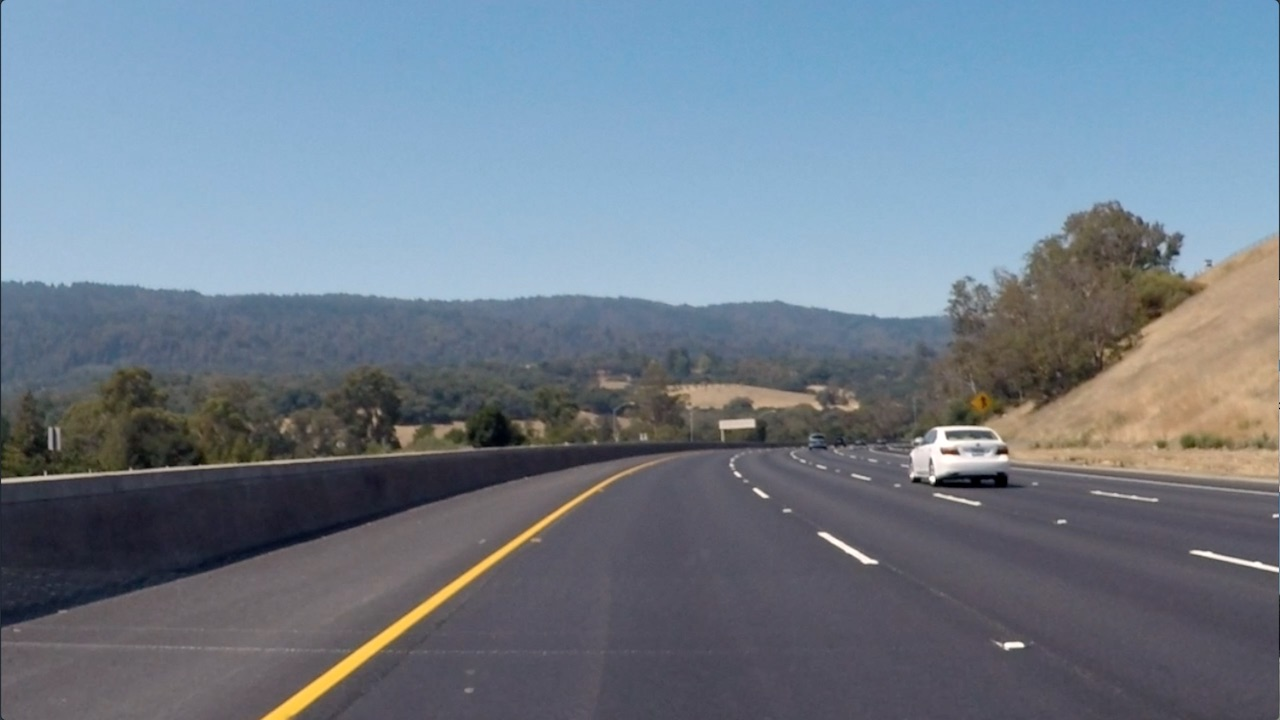
#> input picture W3/conv-visualization/data/curved_lane.jpg, 1280 x 720 px, found by its file name
$ jupyter execute 01_custom_filters.ipynb   (shell and % lines are left out)
#> lines starting #> are read from the running program, lines starting #| are printed output that depends on the picture
# Creating a Filter, Edge Detection

### Import resources and display image

[cell 1]
from google.colab import files
uploaded = files.upload()
#> the answer given: curved_lane.jpg

[cell 2]
import matplotlib.pyplot as plt
import matplotlib.image as mpimg

import cv2
import numpy as np


# Read in the image
image = mpimg.imread('curved_lane.jpg')
#> image is the input picture: shape (720, 1280, 3); mean R, G, B 112.1, 125, 138.7

plt.imshow(image)

### Convert the image to grayscale

[cell 3]
# Convert to grayscale for filtering
gray = cv2.cvtColor(image, cv2.COLOR_RGB2GRAY)
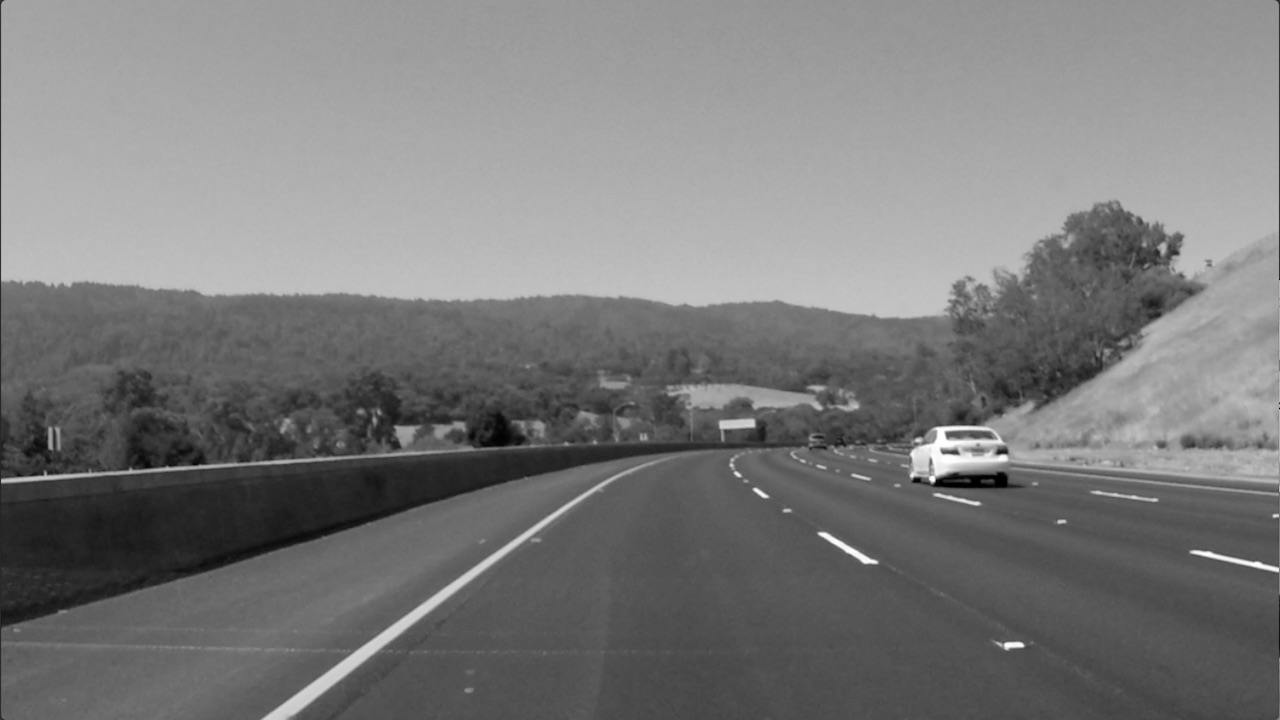
#> gray: shape (720, 1280); min 0, max 255, mean 122.7

plt.imshow(gray, cmap='gray')

### TODO: Create a custom kernel

Below, you've been given one common type of edge detection filter: a Sobel operator.

The Sobel filter is very commonly used in edge detection and in finding patterns in intensity in an image. Applying a Sobel filter to an image is a way of **taking (an approximation) of the derivative of the image** in the x or y direction, separately. The operators look as follows.

**It's up to you to create a Sobel x operator and apply it to the given image.**

For a challenge, see if you can put the image through a series of filters: first one that blurs the image (takes an average of pixels), and then one that detects the edges.

[cell 4]
# Create a custom kernel

# 3x3 array for edge detection
sobel_y = np.array([[ -1, -2, -1],
                   [ 0, 0, 0],
                   [ 1, 2, 1]])

## TODO: Create and apply a Sobel x operator

# Filter the image using filter2D, which has inputs: (grayscale image, bit-depth, kernel)
filtered_image = cv2.filter2D(gray, -1, sobel_y)
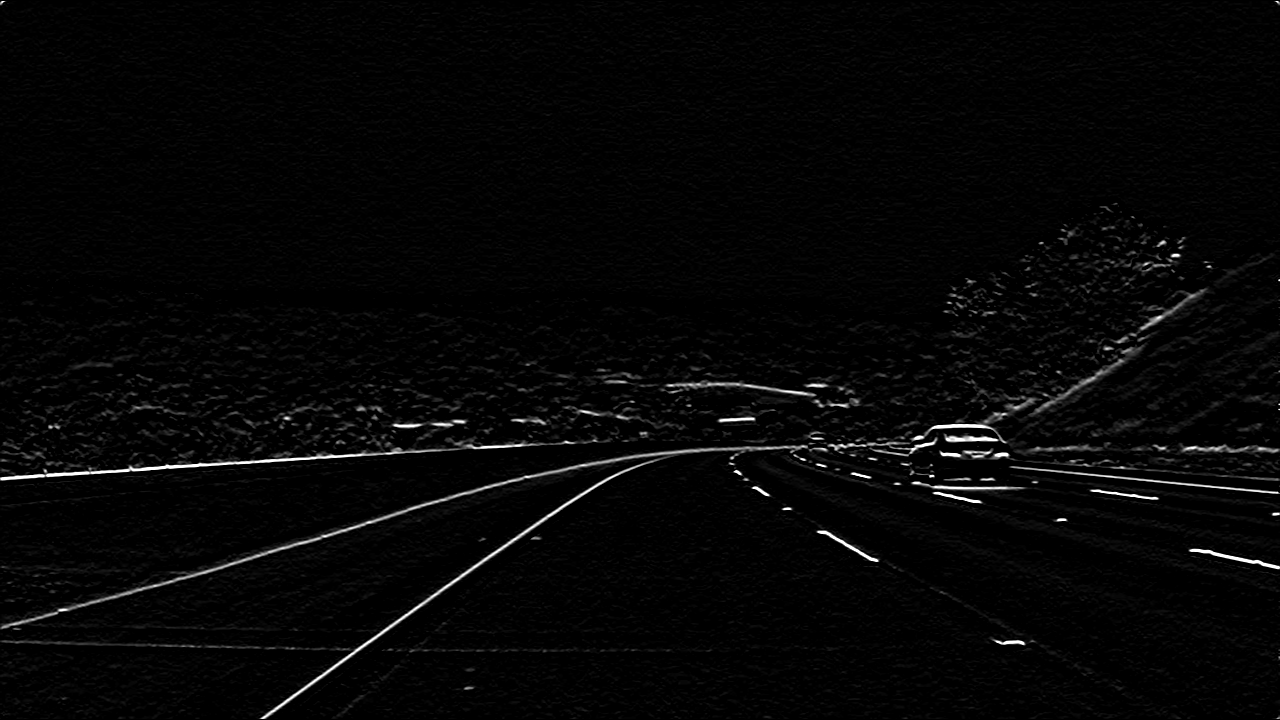
#> filtered_image: shape (720, 1280); min 0, max 255, mean 5.9

plt.imshow(filtered_image, cmap='gray')

### Test out other filters!

You're encouraged to create other kinds of filters and apply them to see what happens! As an **optional exercise**, try the following:
* Create a filter with decimal value weights.
* Create a 5x5 filter
* Apply your filters to the other images in the `images` directory.

[cell 5]
sobel_y = np.array([[ 2,2,4,2,2],
                   [ 1,1,2,1,1],
                   [ 0,0,0,0,0],
                    [-1,-1,-2,-1,-1],
                    [-2,-2,-4,-2,-2]])

filtered_image = cv2.filter2D(gray, -1, sobel_y)
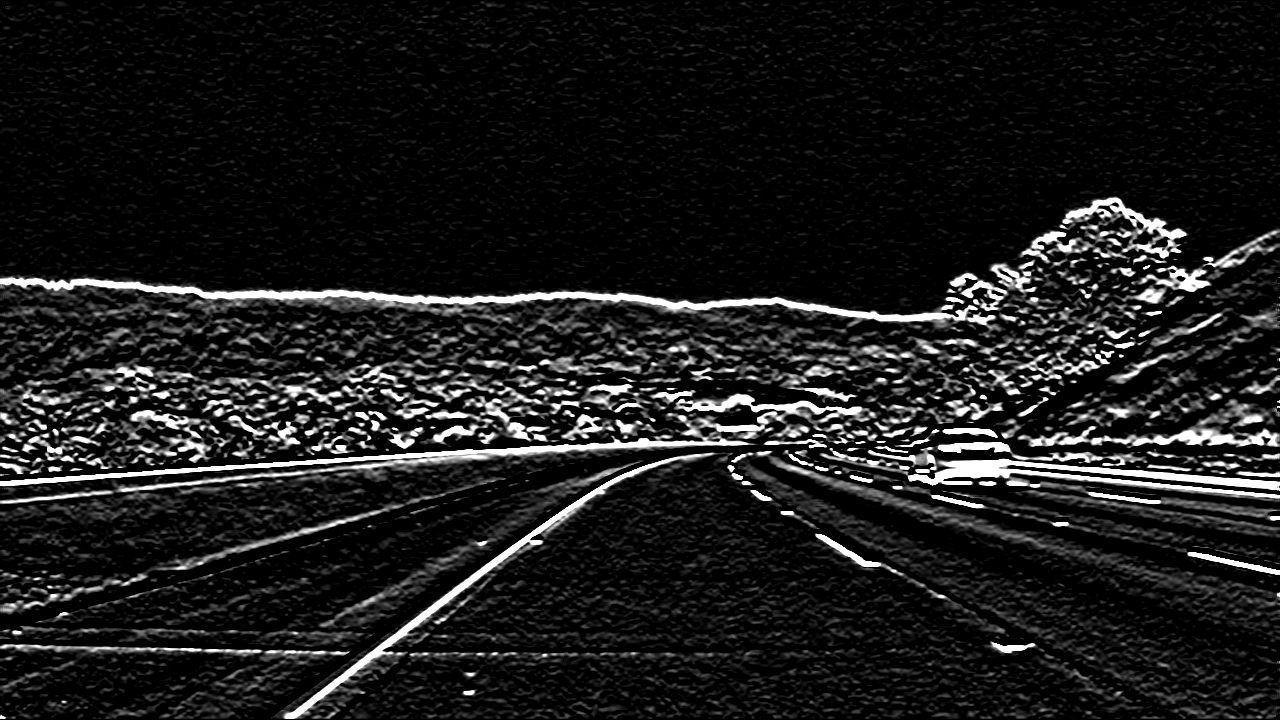
#> filtered_image: shape (720, 1280); min 0, max 255, mean 28.2
plt.imshow(filtered_image, cmap='gray')

[cell 6]
sobel_y = np.array([[ 0.2,0.2,0.4,0.2,0.2],
                   [ 0.1,0.1,0.2,0.1,0.1],
                   [ 0,0,0,0,0],
                    [-0.1,-0.1,-0.2,-0.1,-0.1],
                    [-0.2,-0.2,-0.4,-0.2,-0.2]])

filtered_image = cv2.filter2D(gray, -1, sobel_y)
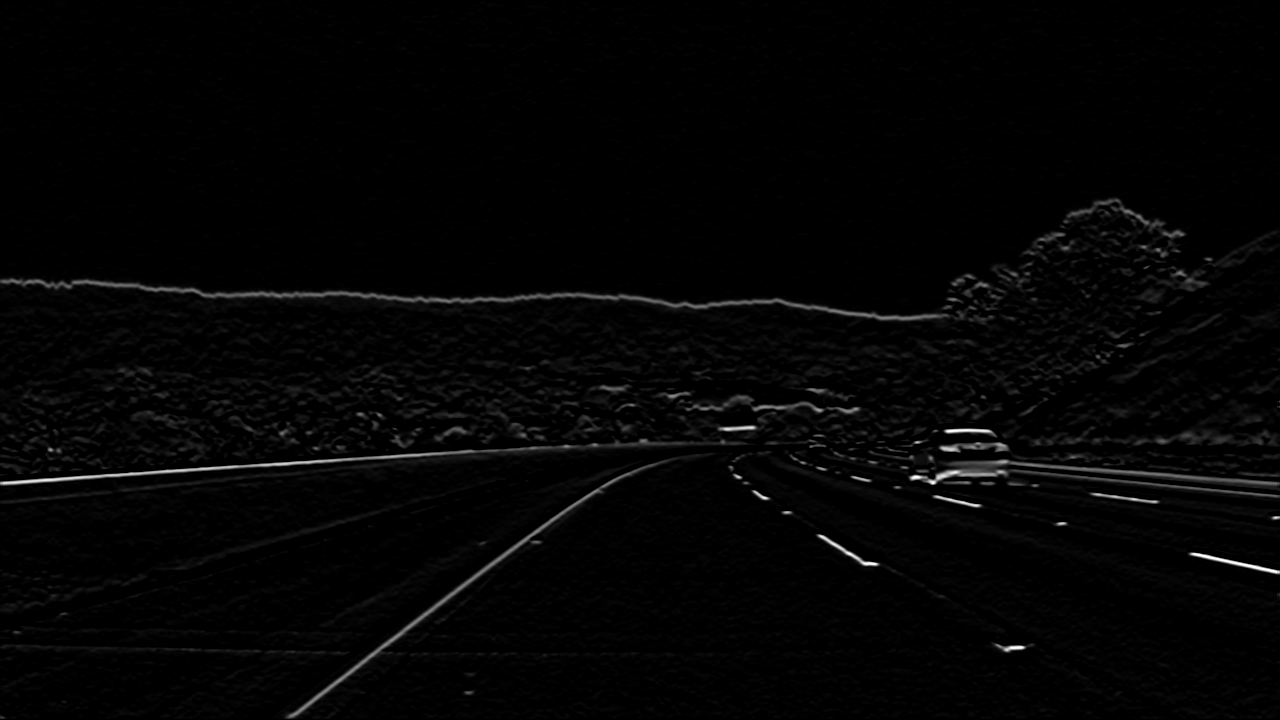
#> filtered_image: shape (720, 1280); min 0, max 255, mean 4.3
plt.imshow(filtered_image, cmap='gray')

$ run again, with W3/conv-visualization/data/bridge_trees_example.jpg copied over W3/conv-visualization/data/curved_lane.jpg
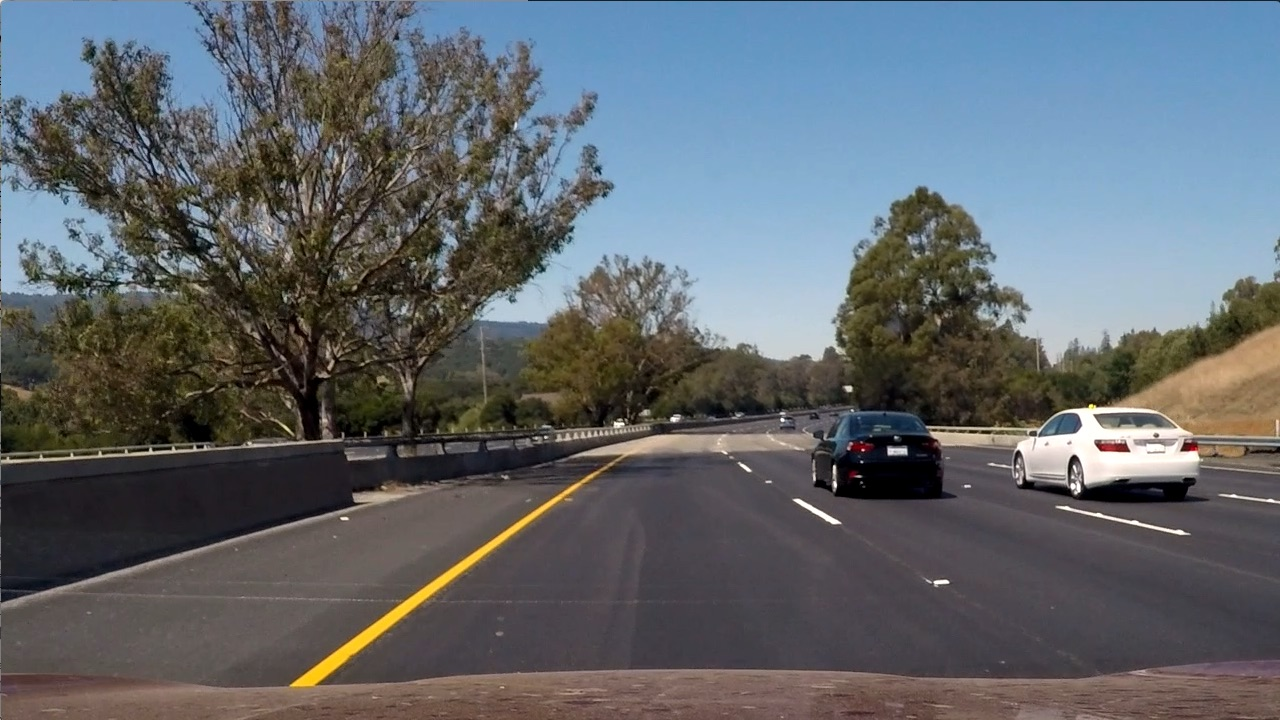
#> input picture W3/conv-visualization/data/bridge_trees_example.jpg, 1280 x 720 px, found by its file name
#> image is the input picture: shape (720, 1280, 3); mean R, G, B 97, 102.6, 107.9
#> `gray = cv2.cvtColor(image, cv2.COLOR_RGB2GRAY)`:
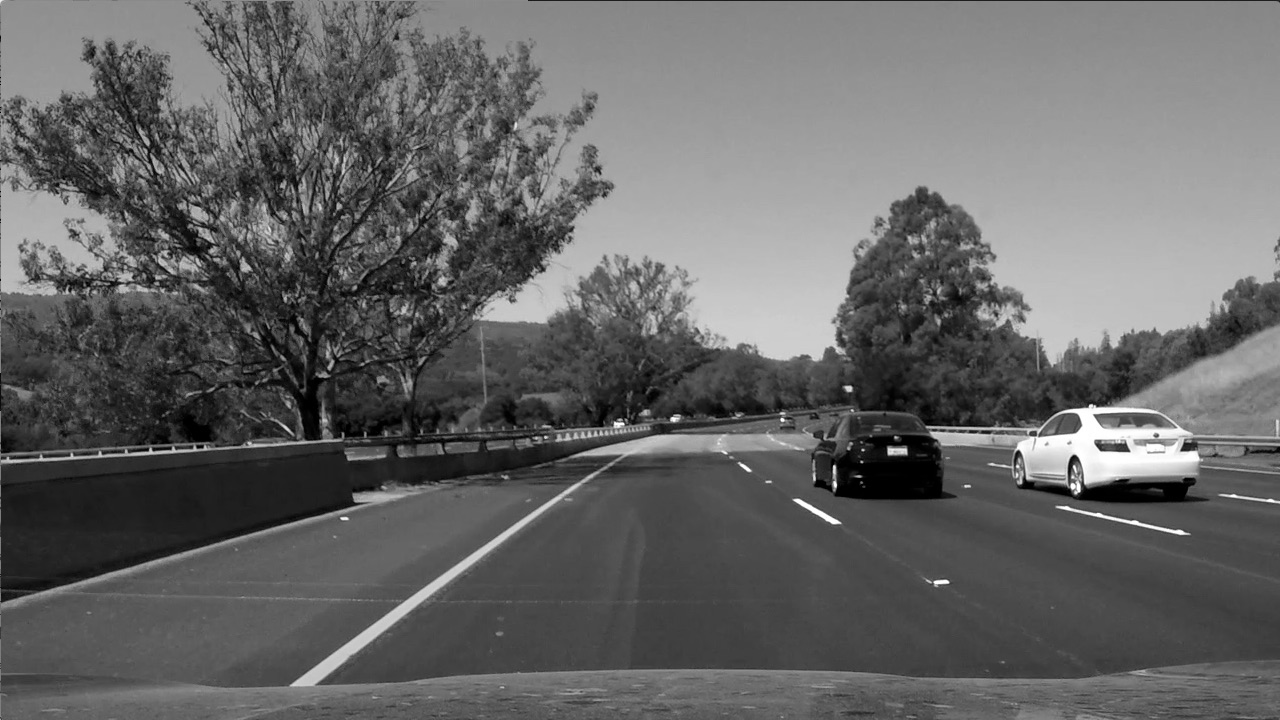
#> gray: shape (720, 1280); min 0, max 255, mean 101.5
#> `filtered_image = cv2.filter2D(gray, -1, sobel_y)`:
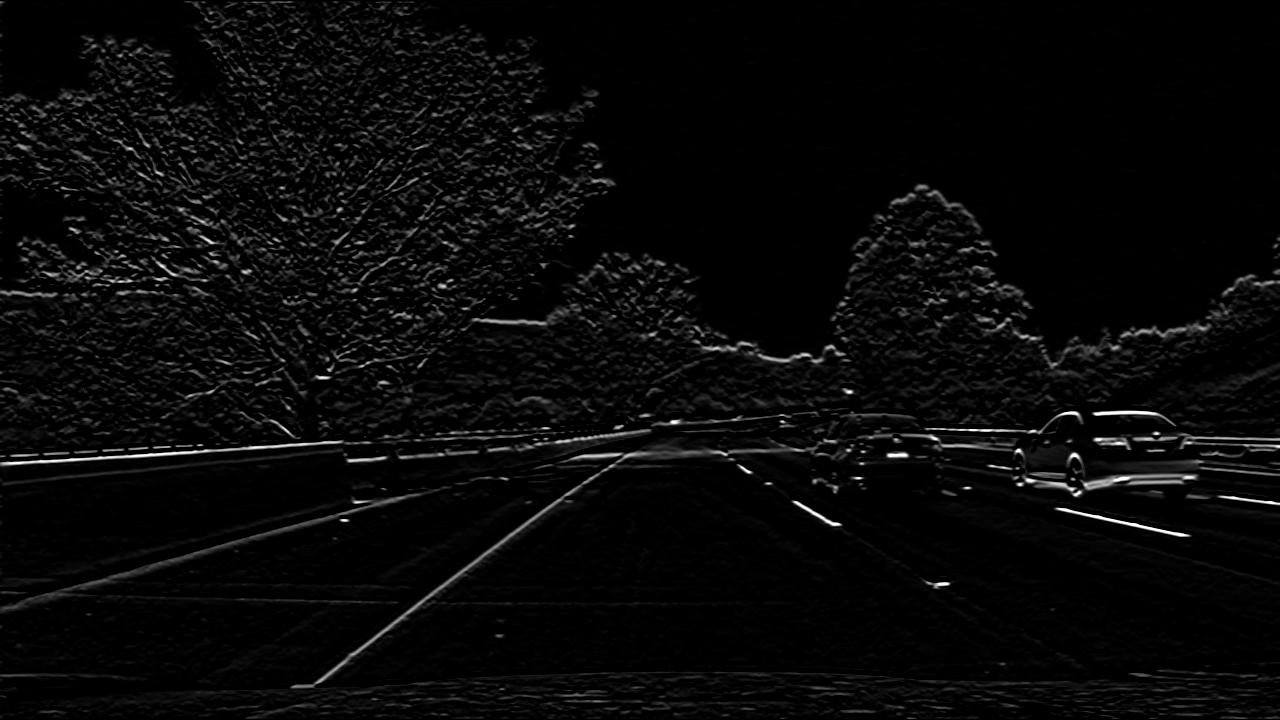
#> filtered_image: shape (720, 1280); min 0, max 255, mean 8.7

$ run again, with W3/conv-visualization/data/white_lines.jpg copied over W3/conv-visualization/data/curved_lane.jpg
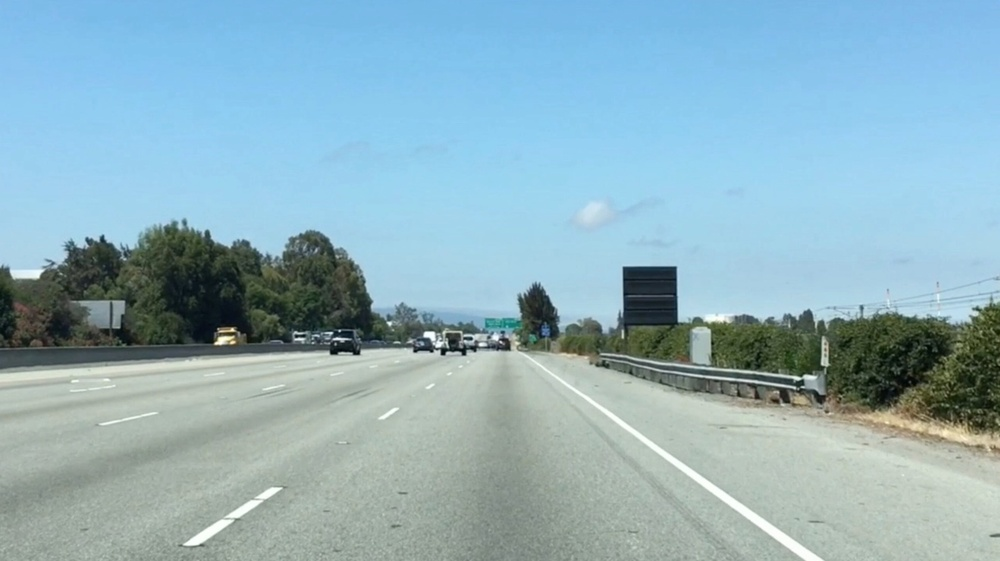
#> input picture W3/conv-visualization/data/white_lines.jpg, 1000 x 561 px, shrunk from 2436 x 1366 before the run, found by its file name
#> image is the input picture: shape (561, 1000, 3); mean R, G, B 143.6, 177.1, 188.4
#> `gray = cv2.cvtColor(image, cv2.COLOR_RGB2GRAY)`:
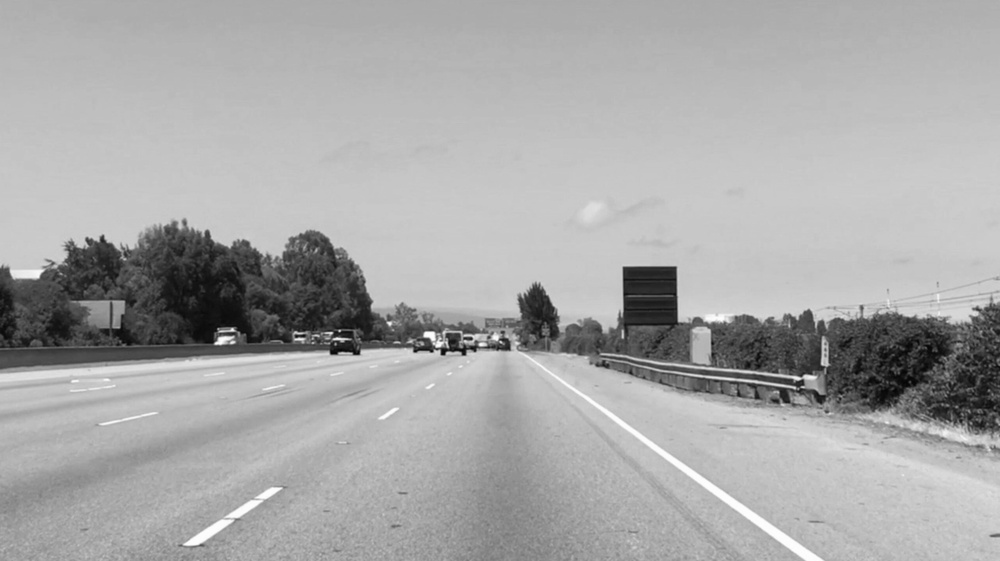
#> gray: shape (561, 1000); min 3, max 255, mean 168.3
#> `filtered_image = cv2.filter2D(gray, -1, sobel_y)`:
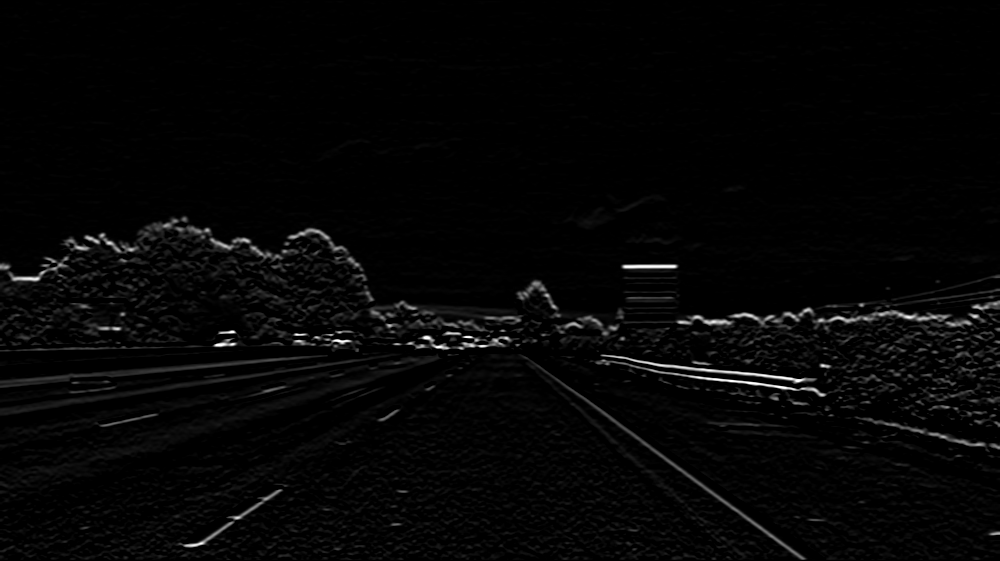
#> filtered_image: shape (561, 1000); min 0, max 255, mean 5.5
